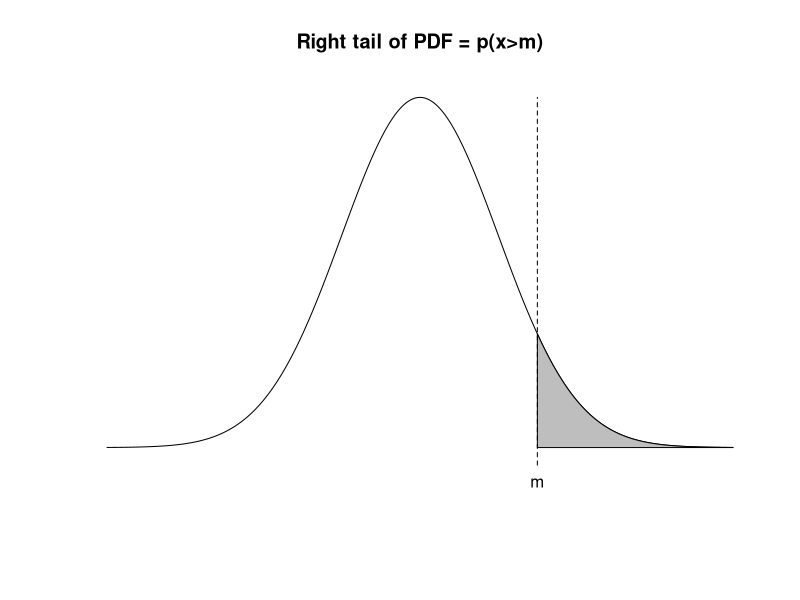
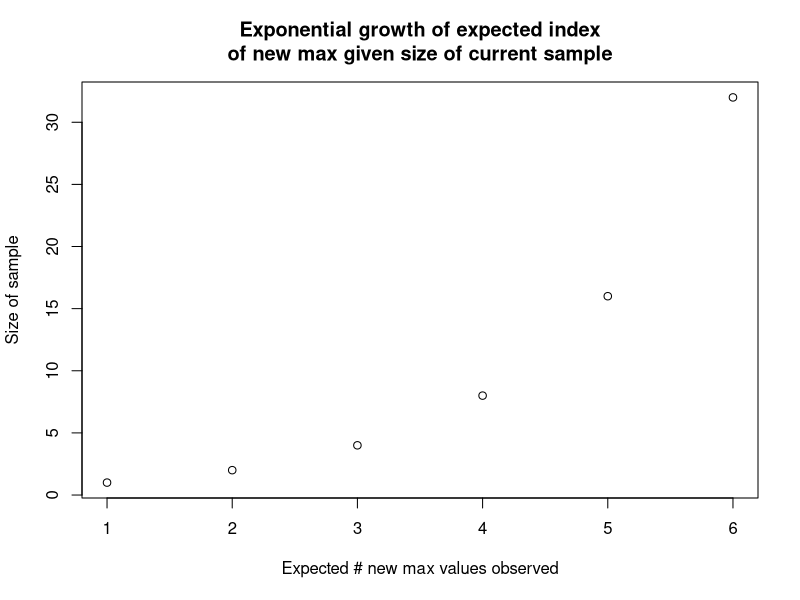
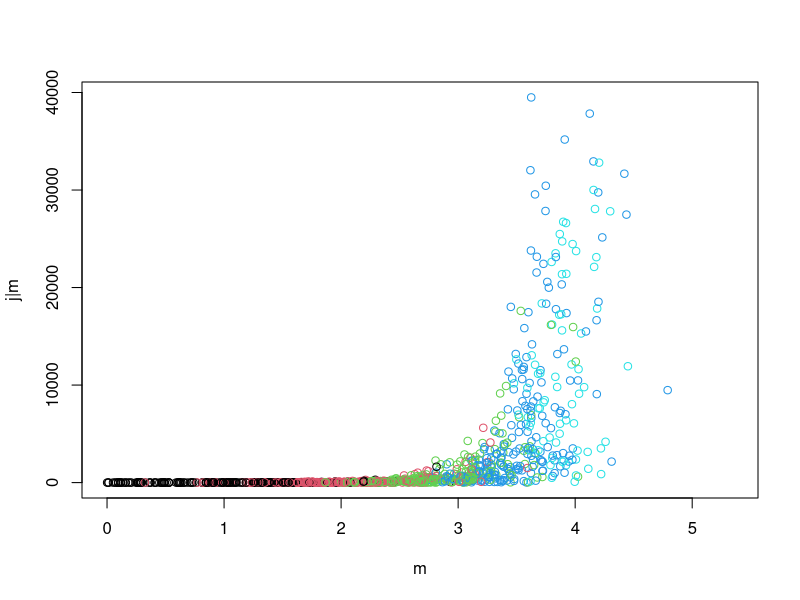
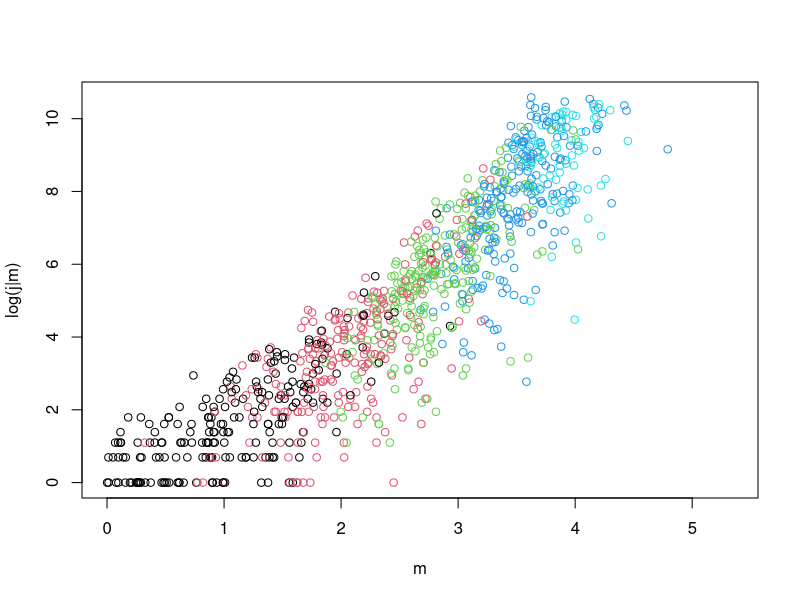
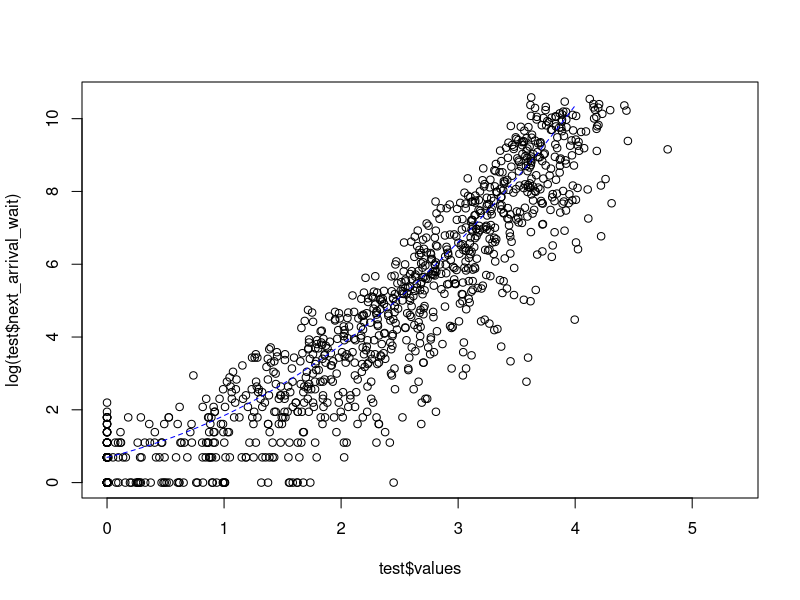
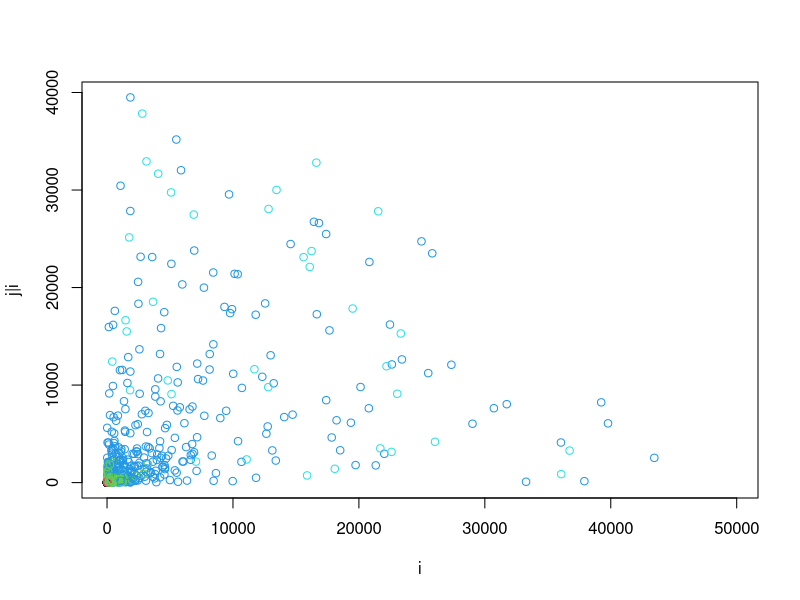
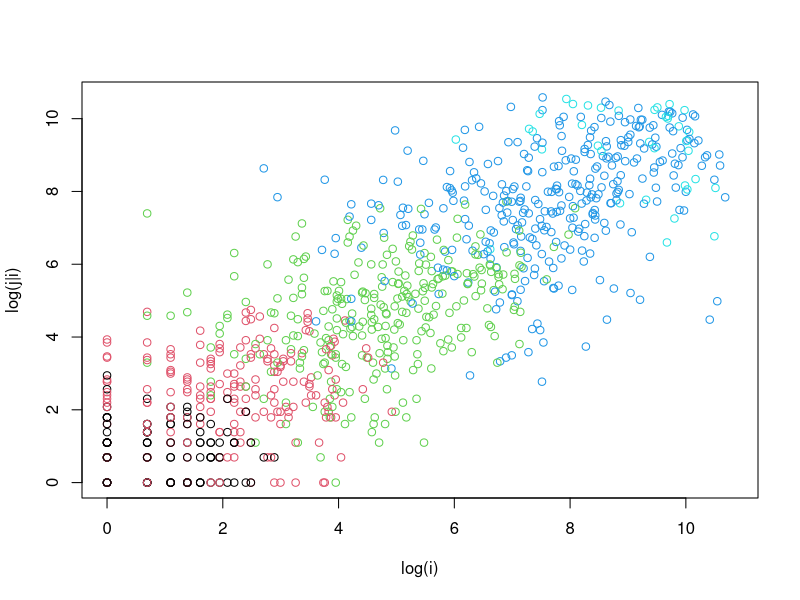
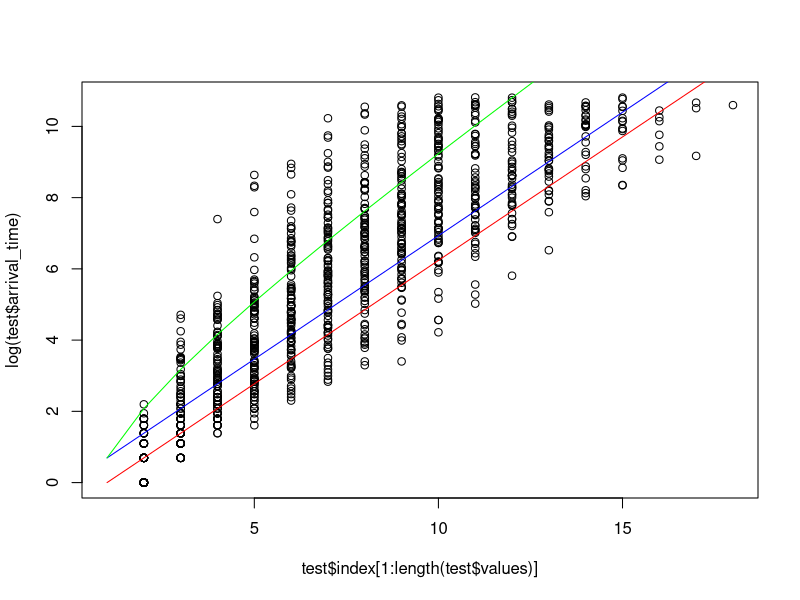

The R script that drew these images, in order:
## ---- chunk 1
xv = seq(-4, 4, .01)
yv = dnorm(xv)
m = 1.5
i=which.max(xv==m)
j=length(xv)
yshift=.1*max(yv)
plot(xv, yv, type='l', xlab="", ylab="", axes=0, ylim=c(-yshift, max(yv)), main="Right tail of PDF = p(x>m)")
polygon(x=c(xv[i], xv[i:j], xv[j]), y= c(0, yv[i:j], 0), col="gray")
#abline(v=m, lty=2)
lines(c(m,m), c(-yshift*.5,max(yv)), lty=2)
#text(m+.5, dnorm(m), 'm')
text(m, -yshift, 'm')
## ---- chunk 2
xv=0:5
plot(1+xv, 2^xv, 
     xlab="Expected # new max values observed", 
     ylab="Size of sample", main="Exponential growth of expected index\nof new max given size of current sample")
## ---- chunk 3
max_val_sim = function(fx, k=1e4){
  x_max = 0 #fx(1)
  # Preallocate storage
  vals = c(0, rep(NA_real_, k))
  arrival = c(0, rep(NA_integer_, k))
  j=1 # This will index into storage vectors
  X = fx(k)
  for(i in 1:k){
    x_new = X[i] 
    if(x_new>x_max){
      j = j + 1
      x_max = x_new
      vals[j] = x_max
      arrival[j] = i
    }
  }
  list(values=vals[1:j], time=arrival[1:j])
}
## ---- chunk 4
max_val_monte_carlo = function(fx=rnorm, # generating distibution
                               reps=2e3, # Number of repeated resample simulations
                               samples=5e4, # Samples drawn during a given simulation
                               est_extreme_per_run = 20 # estimate of number of extreme values hit per simulation. Performance parameter. Can basically be any arbitrary value.
){
  est_total = est_extreme_per_run*reps # for vector pre-allocation
  indices           = rep(NA_integer_, est_total)
  values            = rep(NA_integer_, est_total)
  arrival_time      = rep(NA_integer_, est_total)
  pre_arrival_wait  = rep(NA_integer_, est_total)
  next_arrival_wait = rep(NA_integer_, est_total) # this will end up being 1 shorter than other storage vectors
  j=0 # to index into storage vectors
  for(i in 1:reps){
    sim = max_val_sim(fx, k=samples)
    m = length(sim$time)
    # Calculate pre-arrival wait (time since last max observed)
    sim_paw = c(sim$time[1], sim$time[2:m]-sim$time[1:(m-1)])
    # Calculate wait to next... This is basically the same as above, just shifted. Probably redundant to even store this.
    sim_naw = c(sim_paw[2:m], NA)
    
    while(j+m > length(arrival_time)){
      print("growing storage vectors...")
      indices           = c(indices,          rep(NA_integer_, est_total))
      values            = c(values,           rep(NA_integer_, est_total))
      arrival_time      = c(arrival_time,     rep(NA_integer_, est_total))
      pre_arrival_wait  = c(pre_arrival_wait, rep(NA_integer_, est_total))
      next_arrival_wait = c(                  rep(NA_integer_, est_total))
    }
    
    # Store outcome of simulation iteration
    j=j+1
    j2=j+m-1
    indices[j:j2]            = seq_along(sim$values)
    values[j:j2]             = sim$values
    arrival_time[j:j2]       = sim$time
    pre_arrival_wait[j:j2]   = sim_paw
    next_arrival_wait[j:j2]  = sim_naw
    j=j2
  }
  # Flush NAs
  arrival_time = arrival_time[!is.na(arrival_time)]
  m = length(arrival_time)
  indices           = indices[1:m] 
  values            = values[1:m] 
  pre_arrival_wait  = pre_arrival_wait[1:m]
  next_arrival_wait = next_arrival_wait[1:m]
  
  # Return
  list(values=values, arrival_time=arrival_time, pre_arrival_wait=pre_arrival_wait, next_arrival_wait=next_arrival_wait, index=indices)
}
## ---- chunk 5
set.seed(123)
system.time(test <- max_val_monte_carlo(reps=1e2)) # 100reps->5s, 1e3->50s
## ---- chunk 6
plot(test$values, test$next_arrival_wait, 
     col=(1+floor(log10(test$arrival_time))),
     xlab="m",
     ylab="j|m"
     )
## ---- chunk 7
plot(test$values, log(test$next_arrival_wait), 
     col=(1+floor(log10(test$arrival_time))),
     xlab="m",
     ylab="log(j|m)"
     )
## ---- chunk 8
expected_wait_time = function(x, cdf=pnorm){
  (1-cdf(x))^-1
}
xv = seq(0,4,.001)
#plot(test$values, test$next_arrival_wait)
#lines(xv, expected_wait_time(xv), lty=2, col='blue')

plot(test$values, log(test$next_arrival_wait))
lines(xv, log(expected_wait_time(xv)), lty=2, col='blue')
## ---- chunk 9
plot(test$arrival_time, test$next_arrival_wait, 
     col=(1+floor(test$values)),
     xlab="i",
     ylab="j|i"
     )
## ---- chunk 10
plot(log(test$arrival_time), log(test$next_arrival_wait), 
     col=(1+floor(test$values)),
     xlab="log(i)",
     ylab="log(j|i)"
     )

## ---- chunk 11
xv = 1:20
plot(test$index[1:length(test$values)], log(test$arrival_time))
lines(xv, log(2^(xv)), col="blue")
lines(xv, log(2^(xv-1)), col="red")
lines(xv, log(xv*2^(xv)), col="green")
## ---- chunk 12
max_sim_given_n = function(n, reps, fx=rnorm, values=FALSE, mu=TRUE, sigma=TRUE){
  replicate(reps, max(fx(n)))
}
## ---- chunk 13
plot(0,0, 
     type='n', 
     xlim=c(0,5), 
     ylim=c(0,2), 
     xlab='x',
     ylab='p(x=X_(n))', 
     main="Distribution of max(X_(n))\nfor increasing values of n"
     )
system.time( sapply(1:4,function(x) lines(density(max_sim_given_n(10^x, 5e3)), col=x)) )
legend('topleft', paste("n=10^", 1:4), lty=1, col=1:4  )
## ---- chunk 14
#totx=2e3, reps=2e2 -> 85.63 seconds
#totx=1e3, reps=2e2 -> 15.29 seconds
#totx=1e3, resp=1e2 ->  7.8 seconds
#totx=1e2, reps=1e2 ->  0.14 seconds
totx = 1e3 #2e3 
xv = 1:totx
system.time(CI <- sapply(xv, function(x) quantile(max_sim_given_n(x, 2e2), c(.025, .5, .975))))
plot(0,0, type='n', xlab='log(n)', ylab='E[X_(n)]', xlim=c(0,max(log(xv))), ylim=c(0,max(CI)))
lines(log(xv), CI[2,])
lines(log(xv), CI[1,], col='red', lty=2)
lines(log(xv), CI[3,], col='red', lty=2)
## ---- chunk 15
plot(xv, CI[3,]-CI[1,], main="Width of 95% CI for different")
(inter_ci = mean(CI[3,floor(.75*totx):totx]-CI[1,floor(.75*totx):totx]))
abline(h = inter_ci, col='blue', lty=2)
## ---- chunk 16
plot(log(xv), CI[3,]-CI[1,])
## ---- chunk 17
j_est = 1/(1-pnorm(CI))
plot(xv,j_est[2,], type='l',
     xlab="i", 
     ylab='E[j|i]')

plot(0,0, 
     type='n', 
     xlim=c(0,max(xv)),
     ylim=c(0,max(j_est)),
     xlab="i", 
     ylab='E[j|i]')
lines(xv, j_est[1,], lty=2, col='red')
lines(xv, j_est[2,])
lines(xv, j_est[3,], lty=2, col='red')
## ---- chunk 18
# Upper bound of CI grows rapidly
plot(0,0, 
     type='n', 
     xlim=c(0,max(xv)),
     #xlim=c(0,100), 
     ylim=c(0,max(j_est[,1:100])),
     xlab="i", 
     ylab='j')
lines(xv, j_est[1,], lty=2, col='red')
lines(xv, j_est[2,])
lines(xv, j_est[3,], lty=2, col='red')
## ---- chunk 19
log_j_est = log(1/(1-pnorm(CI)))
plot(0,0, type='n', xlim=c(0,max(xv)), ylim=c(0,max(log_j_est)), xlab="i", ylab='log(j)')
lines(xv, log_j_est[1,], lty=2, col='red')
lines(xv, log_j_est[2,])
lines(xv, log_j_est[3,], lty=2, col='red')
## ---- chunk 20
log_j_est = log(1/(1-pnorm(CI)))
plot(0,0, type='n', xlim=c(0,max(log(xv))), ylim=c(0,max(log_j_est)), xlab="log(i)", ylab='log(j)')
lines(log(xv), log_j_est[1,], lty=2, col='red')
lines(log(xv), log_j_est[2,])
lines(log(xv), log_j_est[3,], lty=2, col='red')
## ---- chunk 21
# overlay with our original simulation
lim_x = max(log(xv))
log_arr = log(test$arrival_time)
plot(log_arr[log_arr<=lim_x], log(test$next_arrival_wait)[log_arr<=lim_x], 
     #col=(1+floor(test$values)),
     xlab="log(i)",
     ylab="log(j|i)",
     xlim=c(0,lim_x)
     )
lines(log(xv), log_j_est[1,], lty=2, col='red')
lines(log(xv), log_j_est[2,], lty=2, col='blue')
lines(log(xv), log_j_est[3,], lty=2, col='red')
## ---- chunk 22
# I could just use the built in numerical integration function, but what's the fun in that?
mc_int = function(fx, xrange=c(0,1), ymax=NA, iters=1e6, trace=FALSE){
  xmin = min(xrange); xmax = max(xrange); ymin = 0
  if(is.na(ymax)){
    xv = seq(xmin, xmax, length.out=1e4)
    yrange = fx(xv)
    ymax = max(yrange)*1.25
  } 
  Ux = runif(iters, xmin, xmax)
  Uy = runif(iters, ymin, ymax)
  Y  = fx(Ux)
  test =  Uy < Y
  A = (xmax-xmin) * (ymax-ymin)
  outv = list(estimate = mean(test)*A)
  if(trace) outv$trace = cumsum(test)*A/seq_along(test)
  outv
}
## ---- chunk 23
# MC Integration demo using identity function
plot(mc_int(function(x) 1, ymax=4, trace=TRUE, iters=1e3)$trace, type='l')
## ---- chunk 24
# x *  n * F(X)^(n-1) * f(x)
exp_integral = function(x, n){
  x * n * pnorm(x)^(n-1) * dnorm(x)
}

# 7s for 1e3 and 5e3
system.time(
  test <- sapply(1:1e3, function(n) 
    mc_int(function(x) exp_integral(x,n), xrange=c(-5,5), iters=5e3)$estimate
    )
)

plot(test, type='l')
plot(log(seq_along(test)), test, type='l')
## ---- chunk 25
j_est2 = 1/(1-pnorm(test))
plot(seq_along(j_est2),j_est2, type='l',
     xlab="i", 
     ylab='E[j|i]')
## ---- chunk 26
plot(log(seq_along(j_est2)), log(j_est2), type='l',
     xlab="log(i)", 
     ylab='log(E[j|i])')
lines(log(xv), log_j_est[1,], lty=2, col='red')
lines(log(xv), log_j_est[2,], lty=2, col='blue')
lines(log(xv), log_j_est[3,], lty=2, col='red')
## ---- chunk 27
xv = 10^(1:10)
system.time(
  test2 <- sapply(xv, function(n) 
    mc_int(function(x) exp_integral(x,n), xrange=c(-20,20), iters=1e6)$estimate
    )
)
plot(xv, test2, log="x")
